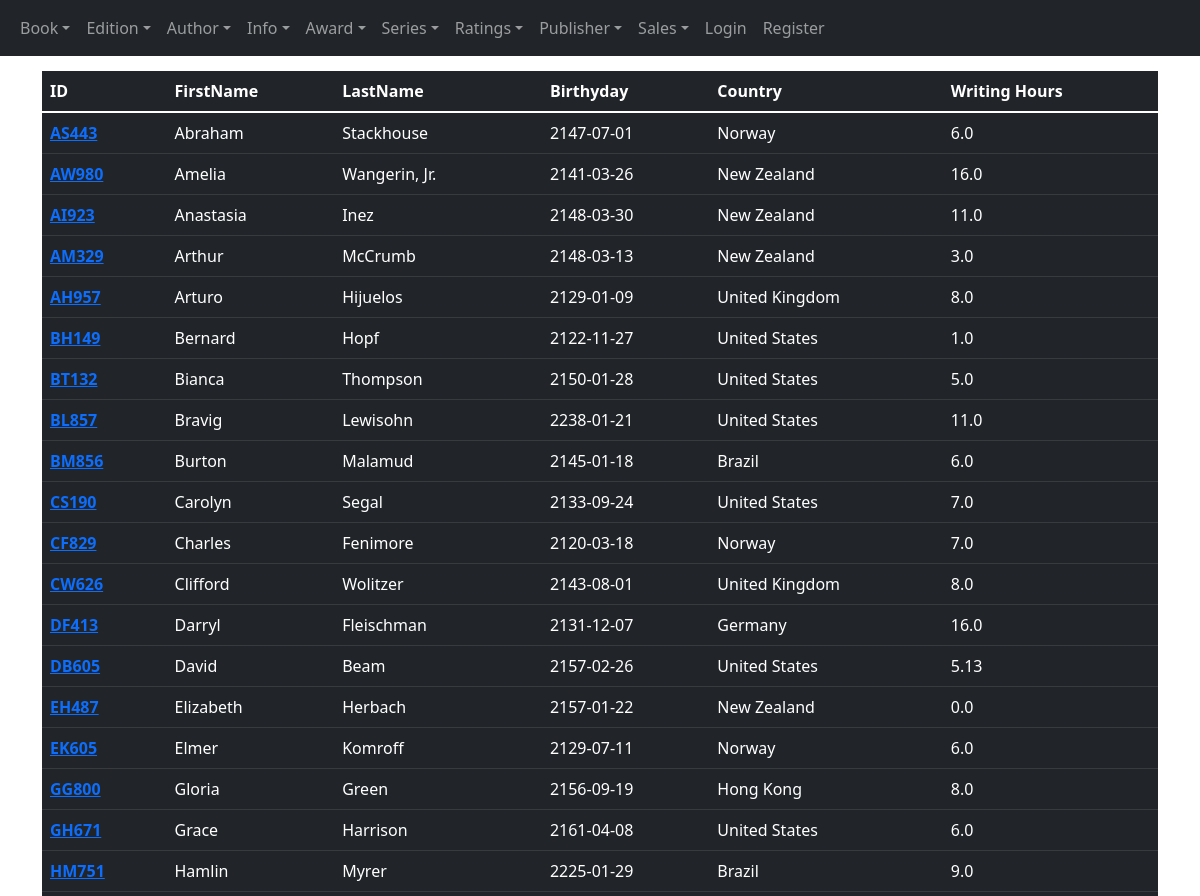
Page /author/showauthor (upper part) on the earlier database version.
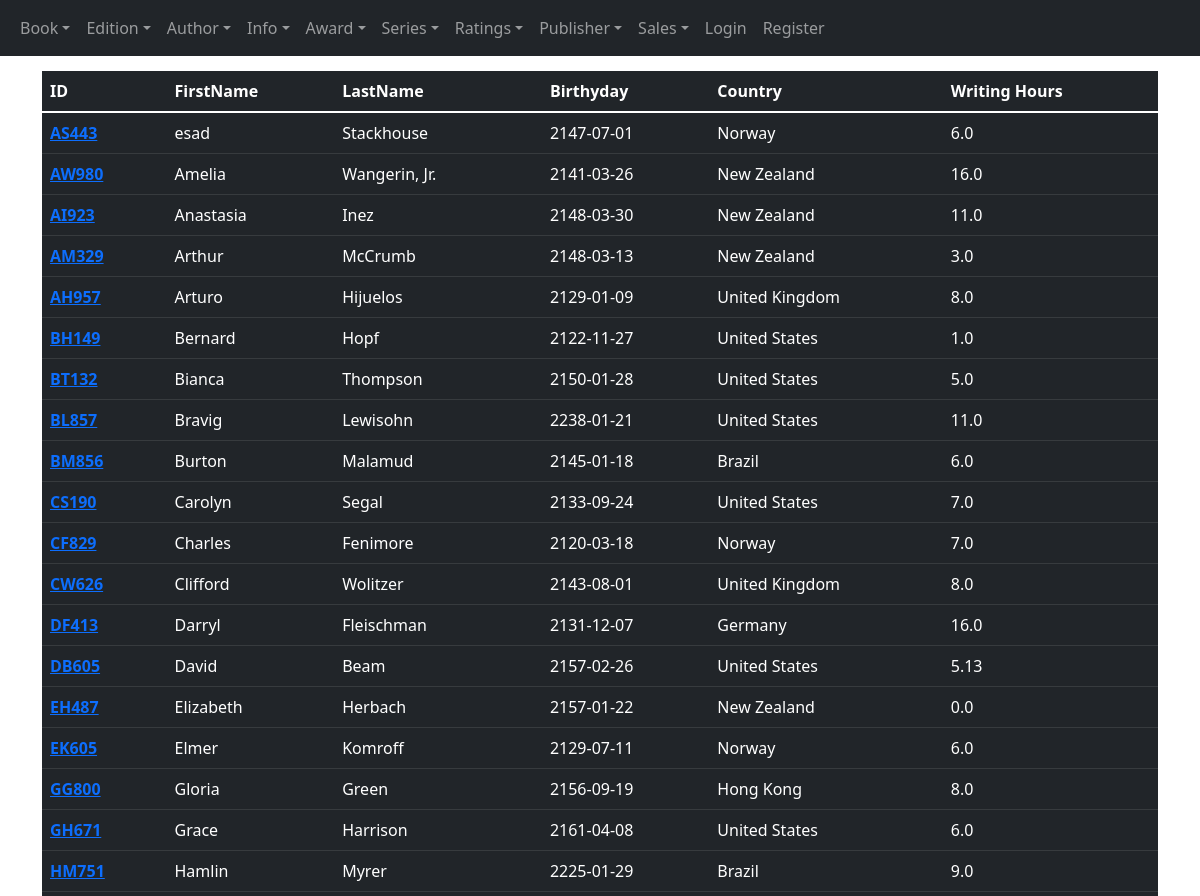
Same page on the later database version.
### tables this page shows
CREATE TABLE "AUTHOR" (
	"AuthID"	TEXT,
	"FirstName"	TEXT,
	"LastName"	TEXT,
	"Birthday"	TIMESTAMP,
	"CountryOfResidence"	TEXT,
	"HrsWritingPerDay"	REAL,
	PRIMARY KEY("AuthID")
);

### server.py (the view)
@app.route("/author/showauthor")
def showauthor():
    rows = db.show_all_authors()
    birthday = []
    for row in rows:
        birthday.append(row["Birthday"].split()[0])
    return render_template("./author/show_authors.html", rows=rows, birthday=birthday)

### Database.py (called while the page is built)
    def __connect_database(self):
        con = sqlite3.connect(self.databaseName)
        con.row_factory = sqlite3.Row
        return con

    def show_all_authors(self):
        cur = self.__connect_database().cursor()
        cur.execute("SELECT * FROM Author")
        rows = cur.fetchall()
        return rows

### templates/author/show_authors.html (shortened to what this page needs)
{% extends "layout.html" %}
{% block Body %}
<div class="container" style="padding-top: 15px;">
    <div class="table-responsive">
        <table class="table table-hover table-dark" , style="width: 100%">
            <thead>
                <tr>
                    <th scope="col">ID</th>
                    <th scope="col">FirstName</th>
                    <th scope="col">LastName</th>
                    <th scope="col">Birthyday</th>
                    <th scope="col">Country</th>
                    <th scope="col">Writing Hours</th>
                </tr>
            </thead>
            <tbody>
                {% for row in rows %}
                <tr>
                    <th scope="row"><a href='update_author{{row["AuthId"]}}'>{{row["AuthId"]}}</a></th>
                    <td>{{row["FirstName"]}}</td>
                    <td>{{row["LastName"]}}</td>
                    <td>{{birthday[loop.index - 1]}}</td>
                    <td>{{row["CountryOfResidence"]}}</td>
                    <td>{{row["HrsWritingPerDay"]}}</td>
                </tr>
                {% endfor %}
            </tbody>
        </table>
    </div>
</div>
{% endblock %}

### templates/layout.html (shortened to what this page needs)
<!DOCTYPE html>
<html lang="en">
<head>
    <link href="https://cdn.jsdelivr.net/npm/bootstrap@5.1.3/dist/css/bootstrap.min.css" rel="stylesheet"
>
</head>
<body>
    {%include "includes/navbar.html" %}
    {% block Body %}{% endblock %}
</body>
</html>

### templates/includes/navbar.html (shortened to what this page needs)
<nav class="navbar navbar-expand-sm navbar-dark bg-dark" aria-label="Third navbar example">
    <div class="container-fluid">
        <div class="collapse navbar-collapse" id="navbarsExample03">
            <ul class="navbar-nav me-auto mb-2 mb-sm-0">
                <li class="nav-item dropdown">
                    <a class="nav-link dropdown-toggle" href="#" id="dropdown03" data-bs-toggle="dropdown"
                        aria-expanded="false">Book</a>
                </li>
                <li class="nav-item dropdown">
                    <a class="nav-link dropdown-toggle" href="#" id="dropdown03" data-bs-toggle="dropdown"
                        aria-expanded="false">Edition</a>
                </li>
                <li class="nav-item dropdown">
                    <a class="nav-link dropdown-toggle" href="#" id="dropdown03" data-bs-toggle="dropdown"
                        aria-expanded="false">Author</a>
                </li>
                <li class="nav-item dropdown">
                    <a class="nav-link dropdown-toggle" href="#" id="dropdown03" data-bs-toggle="dropdown"
                        aria-expanded="false">Info</a>
                </li>
                <li class="nav-item dropdown">
                    <a class="nav-link dropdown-toggle" href="#" id="dropdown03" data-bs-toggle="dropdown"
                        aria-expanded="false">Award</a>
                </li>
                <li class="nav-item dropdown">
                    <a class="nav-link dropdown-toggle" href="#" id="dropdown03" data-bs-toggle="dropdown"
                        aria-expanded="false">Series</a>
                </li>
                <li class="nav-item dropdown">
                    <a class="nav-link dropdown-toggle" href="#" id="dropdown03" data-bs-toggle="dropdown"
                        aria-expanded="false">Ratings</a>
                </li>
                <li class="nav-item dropdown">
                    <a class="nav-link dropdown-toggle" href="#" id="dropdown03" data-bs-toggle="dropdown"
                        aria-expanded="false">Publisher</a>
                </li>
                <li class="nav-item dropdown">
                    <a class="nav-link dropdown-toggle" href="#" id="dropdown03" data-bs-toggle="dropdown"
                        aria-expanded="false">Sales</a>
                </li>
                {%if session["logged_in"]%}
                <li class="nav-item">
                    <a class="nav-link" href="/logout">Logout</a>
                </li>
                <li class="nav-item">
                    <a class="nav-link" href="/unregister">Unregister</a>
                </li>
                {%else%}
                <li class="nav-item">
                    <a class="nav-link" href="/login">Login</a>
                </li>
                <li class="nav-item">
                    <a class="nav-link" href="/register">Register</a>
                </li>
                {%endif%}
            </ul>
        </div>
    </div>
</nav>

Differences in the rows shown:
changed AUTHOR "AS443": FirstName "Abraham" → "esad"
